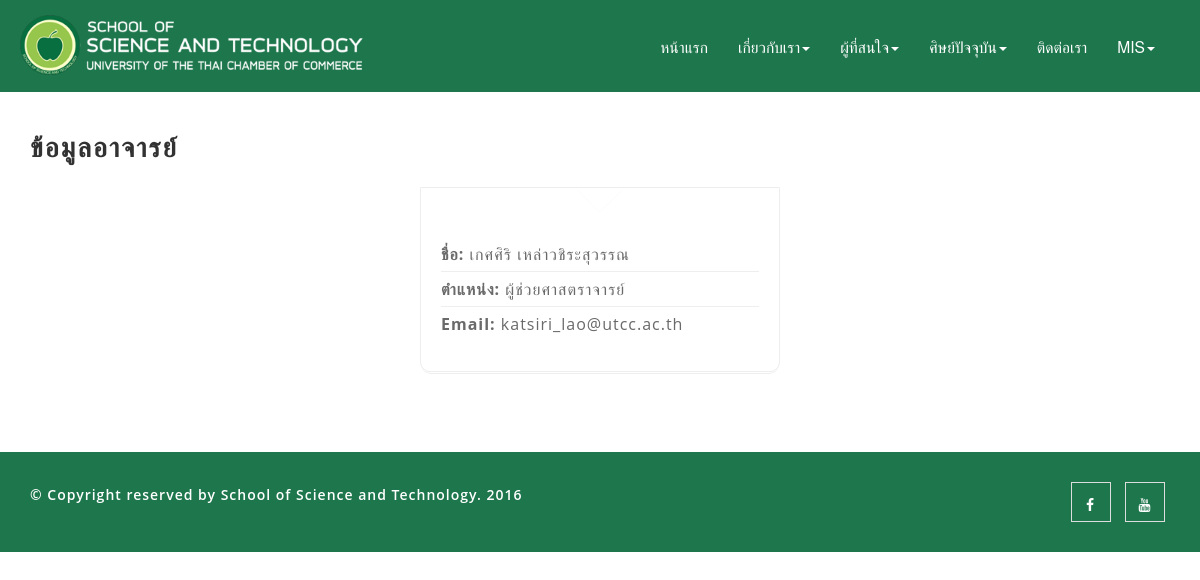
Page /?page=instructor&instructorID=6 on the committed database.
### tables this page shows
CREATE TABLE IF NOT EXISTS `instructor` (
  `instructorID` int(11) NOT NULL,
  `post` varchar(50) NOT NULL,
  `firstname` varchar(50) NOT NULL,
  `lastname` varchar(50) NOT NULL,
  `email` varchar(100) NOT NULL,
  `courseID` int(11) NOT NULL,
  `website` varchar(250) NOT NULL,
  `status` enum('A','I','P') NOT NULL DEFAULT 'A'
);

### class/instructors.php (called while the page is built, shortened)
<?php
	class instructors extends Dbconfig {
		function Mysql()		{
			$dbPara = new Dbconfig();
			$this -> databaseName = $dbPara -> dbName;
			$this -> userName = $dbPara -> userName;
			$this -> passCode = $dbPara ->passCode;
		}
		function dbConnect()		{
				$this -> pdo = new PDO("mysql:dbname={$this -> databaseName};host={$this -> serverName};charset=utf8", $this -> userName, $this -> passCode);
				return $this -> pdo;
		}
		public function getInsInfo($id){
			$sth = $this -> pdo -> prepare("SELECT * FROM `instructor` RIGHT JOIN `course` ON `instructor`.`courseID` = `course`.`courseID` WHERE `instructor`.`instructorID` = '$id'");
			$sth -> execute();
			return $sth->fetch(PDO::FETCH_ASSOC);
		}
	}
?>

### config.php (called while the page is built, shortened)
<?php
class Dbconfig {
    function __construct() {
        $this -> serverName = 'localhost';
        $this -> userName = 'science';
        $this -> passCode = 'pass';
        $this -> dbName = 'science';
    }
}
?>

### pages/instructor.php (the view, shortened to what this page needs)
<?php
  require_once 'class/instructors.php';
  $ins = new instructors();
  if(!@$_GET['instructorID']) {
    ?><script>window.location.href="?page=instructors";</script><?php
  } else {
    $info = $ins->getInsInfo($_GET['instructorID']);
?>
<section>
  <div style="padding-top:120px;">
  </div>
</section>
    <section id="about" class="about-section section-padding">
      <div class="container">
        <h2 class="section-title wow fadeInUp">ข้อมูลอาจารย์</h2>
        <div class="row">
          <div class="col-md-4 col-md-push-4">
            <div class="biography">
              <div class="myphoto">
              </div>
              <ul>
                <li><strong>ชื่อ:</strong> <?php echo $info['firstname'].'  '.$info['lastname']; ?></li>
                <li><strong>ตำแหน่ง:</strong> <?php echo $info['post']; ?></li>
                <li><strong>Email:</strong> <?php echo $info['email']?$info['email']:'-'; ?></li>
              </ul>
            </div>
          </div>
          <div class="col-md-8">
          </div>
        </div>
      </div>
    </section>
<?php
  }
?>

### css/theme.css (style rules this page uses)
body { width: 100%; height: 100%; line-height: 24px; color: #6a6a6a; font-size: 13px; font-family: 'Open Sans', sans-serif; font-weight: normal; letter-spacing: 1px; }
html { width: 100%; height: 100%; }
ul,li { list-style-type: none; margin: 0px; padding: 0px; }
h1, h2, h3, h4, h5, h6 { color: #323232; text-transform: uppercase; font-family: 'Raleway', sans-serif; font-weight: 600; margin-top: 0px; margin-bottom: 10px; }
h2 { font-size: 27px; letter-spacing: 2px; line-height: 37px; margin-bottom: 20px; padding-top: 10px; }
.section-padding { padding-bottom: 80px; }

### css/custom.css (style rules this page uses)
.biography { border-bottom-left-radius: 10px; border-bottom-right-radius: 10px; border:1px solid #EEEEEE; position: relative; }
.biography::after { content: ""; border-bottom: 1px solid #EEEEEE; position: absolute; bottom: -3px; width: 100%; border-radius: 10px; height: 20px; }
.myphoto { position: relative; background: url(../images/photo-frame.png) bottom center no-repeat; background-size: contain; }
.biography ul { padding:25px 20px 30px; }
.biography ul li { padding:5px 0; font-size: 16px; border-bottom:1px solid #EEEEEE; }
.biography ul li:last-child { border-bottom:0; }

### rows in the picture
instructor: firstname "เกศศิริ", lastname "เหล่าวชิระสุวรรณ", post "ผู้ช่วยศาสตราจารย์", email "katsiri_lao@utcc.ac.th"
